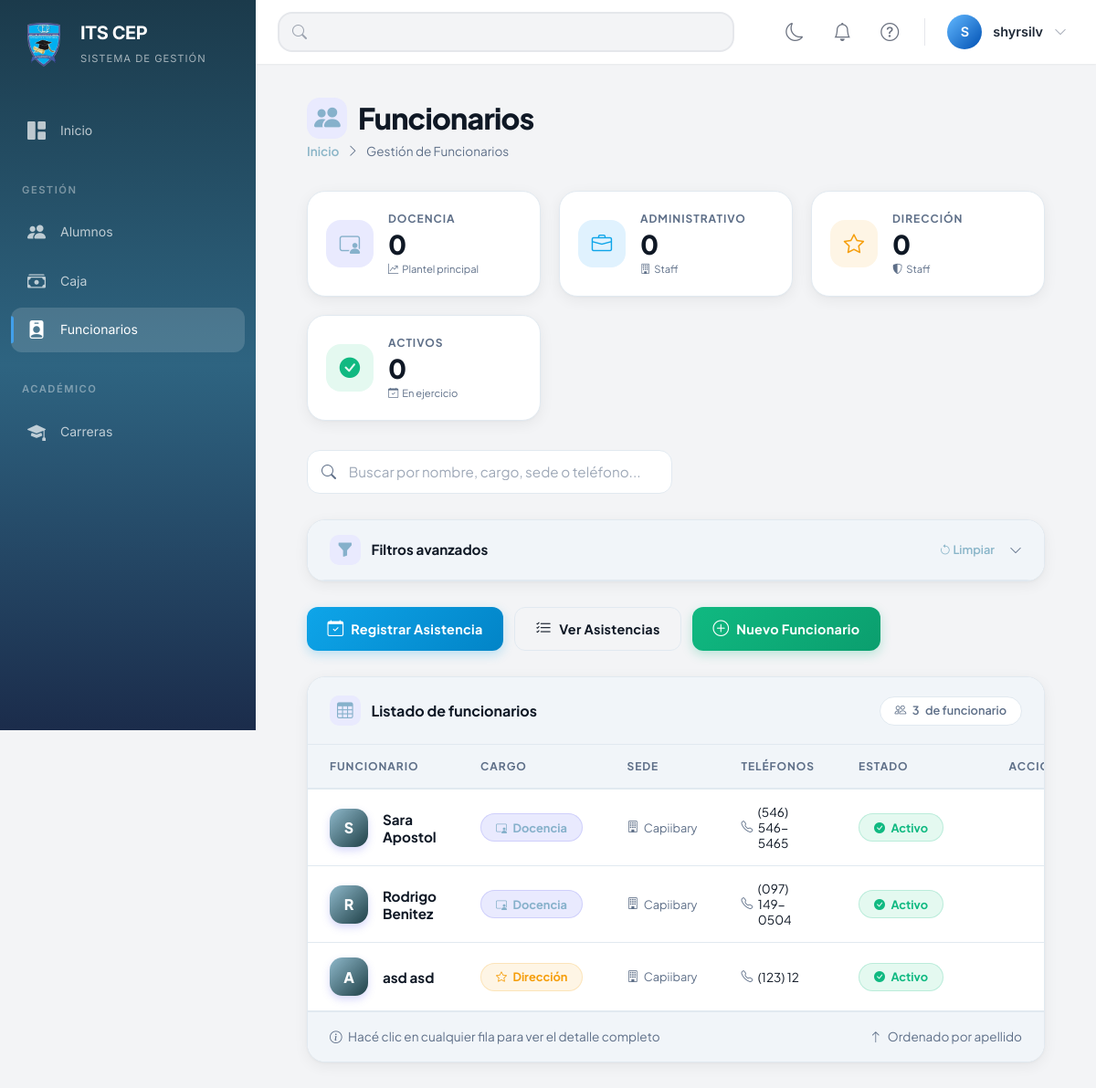
/funcionarios/ (signed in), run on the app's committed database.
### sysapp/models.py (models this page shows, shortened)
class Funcionario(models.Model):
    CARGO_CHOICES = [
        ('DOCENCIA', 'Docencia'),
        ('ADMINISTRATIVO', 'Administrativo'),
        ('DIRECCION', 'Dirección'),
        ('OTRO', 'Otro'),
    ]
    sede = models.ForeignKey(Sede, on_delete=models.CASCADE, related_name='funcionarios', verbose_name="Sede")
    nombre = models.CharField(max_length=100, verbose_name="Nombre")
    apellido = models.CharField(max_length=100, verbose_name="Apellido")
    cedula = models.CharField(max_length=20, unique=True, verbose_name="Cédula")
    cargo = models.CharField(max_length=20, choices=CARGO_CHOICES, verbose_name="Cargo")
    telefono_principal = models.CharField(max_length=20, verbose_name="Teléfono Principal")
    telefono_secundario = models.CharField(max_length=20, blank=True, verbose_name="Teléfono Secundario")
    fecha_ingreso = models.DateField(verbose_name="Fecha de Ingreso")
    activo = models.BooleanField(default=True, verbose_name="Activo")
    class Meta:
        verbose_name = "Funcionario"
        verbose_name_plural = "Funcionarios"
        ordering = ['apellido', 'nombre']
    @property
    def nombre_completo(self):
        return f"{self.nombre} {self.apellido}"

class Sede(models.Model):
    nombre = models.CharField(max_length=200, verbose_name="Nombre")
    direccion = models.TextField(verbose_name="Dirección")
    telefono = models.CharField(max_length=20, verbose_name="Teléfono")
    activa = models.BooleanField(default=True, verbose_name="Activa")
    fecha_creacion = models.DateTimeField(auto_now_add=True, verbose_name="Fecha de Creación")
    class Meta:
        verbose_name = "Sede"
        verbose_name_plural = "Sedes"
        ordering = ['nombre']

### sysapp/views.py (the view)
# urls.py: path('funcionarios/', views.lista_funcionarios, name='lista_funcionarios'),
@login_required
def lista_funcionarios(request):
    funcionarios = Funcionario.objects.filter(activo=True).select_related('sede')
    cargo   = request.GET.get('cargo')
    sede_id = request.GET.get('sede')
    if cargo:   funcionarios = funcionarios.filter(cargo=cargo)
    if sede_id: funcionarios = funcionarios.filter(sede_id=sede_id)
    return render(request, 'funcionarios/listaFuncionarios.html', {
        'funcionarios': funcionarios,
        'sedes':        Sede.objects.filter(activa=True),
        'cargos':       Funcionario.CARGO_CHOICES,
    })

### sysapp/templates/funcionarios/listaFuncionarios.html (shortened to what this page needs)
{% extends 'base.html' %}
{% block content %}
<div class="lf mt-5">
    <div class="lf-head">
        <div class="lf-head-left">
            <div class="lf-head-title">
                <i class="bi bi-people-fill"></i>
                Funcionarios
            </div>
            <div class="lf-head-breadcrumb">
                <a href="{% url 'dashboard' %}">Inicio</a>
                <i class="bi bi-chevron-right"></i>
                <span>Gestión de Funcionarios</span>
            </div>
        </div>
    </div>
    <div class="lf-stats-grid">
        <div class="lf-stat" onclick="applyFilter('cargo', 'DOCENCIA')">
            <div class="lf-stat-icon primary"><i class="bi bi-person-video3"></i></div>
            <div class="lf-stat-content">
                <div class="lf-stat-label">Docencia</div>
                <div class="lf-stat-value">{{ total_docencia|default:"0" }}</div>
                <div class="lf-stat-trend"><i class="bi bi-graph-up-arrow"></i> Plantel principal</div>
            </div>
        </div>
        <div class="lf-stat" onclick="applyFilter('cargo', 'ADMINISTRATIVO')">
            <div class="lf-stat-icon info"><i class="bi bi-briefcase"></i></div>
            <div class="lf-stat-content">
                <div class="lf-stat-label">Administrativo</div>
                <div class="lf-stat-value">{{ total_administrativo|default:"0" }}</div>
                <div class="lf-stat-trend"><i class="bi bi-building"></i> Staff</div>
            </div>
        </div>
        <div class="lf-stat" onclick="applyFilter('cargo', 'DIRECCION')">
            <div class="lf-stat-icon warning"><i class="bi bi-star"></i></div>
            <div class="lf-stat-content">
                <div class="lf-stat-label">Dirección</div>
                <div class="lf-stat-value">{{ total_direccion|default:"0" }}</div>
                <div class="lf-stat-trend"><i class="bi bi-shield-shaded"></i> Staff</div>
            </div>
        </div>
        <div class="lf-stat" onclick="applyFilter('activo', 'true')">
            <div class="lf-stat-icon success"><i class="bi bi-check-circle-fill"></i></div>
            <div class="lf-stat-content">
                <div class="lf-stat-label">Activos</div>
                <div class="lf-stat-value">{{ total_activos|default:"0" }}</div>
                <div class="lf-stat-trend"><i class="bi bi-calendar-check"></i> En ejercicio</div>
            </div>
        </div>
    </div>
    <div class="lf-search-container">
        <div class="lf-search">
            <i class="bi bi-search"></i>
            <input type="text" id="searchInput" placeholder="Buscar por nombre, cargo, sede o teléfono...">
        </div>
    </div>
    <div class="lf-filters-card" id="filtersCard">
        <div class="lf-filters-header" onclick="toggleFilters()">
            <div class="lf-filters-header-left">
                <i class="bi bi-funnel-fill"></i>
                <h3>Filtros avanzados</h3>
            </div>
            <div class="lf-filters-header-right">
                <a href="{% url 'lista_funcionarios' %}" class="lf-filters-clear" onclick="event.stopPropagation()">
                    <i class="bi bi-arrow-counterclockwise"></i> Limpiar
                </a>
                <i class="bi bi-chevron-up lf-filters-toggle"></i>
            </div>
        </div>
    </div>
    <div class="lf-actions">
        <a href="{% url 'registrar_asistencia' %}" class="lf-btn lf-btn-info">
            <i class="bi bi-calendar-check"></i> Registrar Asistencia
        </a>
        <a href="{% url 'lista_asistencias' %}" class="lf-btn lf-btn-outline">
            <i class="bi bi-list-check"></i> Ver Asistencias
        </a>
        <a href="{% url 'crear_funcionario' %}" class="lf-btn lf-btn-success">
            <i class="bi bi-plus-circle"></i> Nuevo Funcionario
        </a>
    </div>
    <div class="lf-table-container">
        <div class="lf-table-header">
            <div class="lf-table-title">
                <i class="bi bi-table"></i>
                <h2>Listado de funcionarios</h2>
            </div>
            <div class="lf-table-count">
                <i class="bi bi-people"></i>
                <span id="visibleCount">{{ funcionarios|length }}</span> de {{ total_funcionarios }} funcionario{{ total_funcionarios|pluralize }}
            </div>
        </div>
        <div class="table-responsive">
            <table class="lf-table">
                <thead>
                <tr>
                    <th>Funcionario</th>
                    <th>Cargo</th>
                    <th>Sede</th>
                    <th>Teléfonos</th>
                    <th>Estado</th>
                    <th style="text-align:center;">Acciones</th>
                </tr>
                </thead>
                <tbody id="funcionarioTableBody">
                {% for funcionario in funcionarios %}
                <tr onclick="window.location.href='{% url 'detalle_funcionario' funcionario.id %}'">
                    <td data-label="Funcionario">
                        <div class="lf-name-cell">
                            <div class="lf-avatar">{{ funcionario.nombre_completo|first|upper }}</div>
                            <div class="lf-name-info">
                                <div class="lf-name-primary">{{ funcionario.nombre_completo }}</div>
                            </div>
                        </div>
                    </td>
                    <td data-label="Cargo">
                        {% if funcionario.cargo == 'DOCENCIA' %}
                        <span class="lf-badge lf-badge-primary"><i class="bi bi-person-video3"></i> {{ funcionario.get_cargo_display }}</span>
                        {% elif funcionario.cargo == 'ADMINISTRATIVO' %}
                        <span class="lf-badge lf-badge-info"><i class="bi bi-briefcase"></i> {{ funcionario.get_cargo_display }}</span>
                        {% elif funcionario.cargo == 'DIRECCION' %}
                        <span class="lf-badge lf-badge-warning"><i class="bi bi-star"></i> {{ funcionario.get_cargo_display }}</span>
                        {% else %}
                        <span class="lf-badge lf-badge-secondary">{{ funcionario.get_cargo_display }}</span>
                        {% endif %}
                    </td>
                    <td data-label="Sede"><span class="lf-name-secondary"><i class="bi bi-building"></i> {{ funcionario.sede.nombre }}</span></td>
                    <td data-label="Teléfonos">
                        <div class="lf-phone">
                            <span class="lf-phone-item"><i class="bi bi-telephone"></i> {{ funcionario.telefono_principal }}</span>
                        </div>
                    </td>
                    <td data-label="Estado">
                        {% if funcionario.activo %}
                        <span class="lf-badge lf-badge-success"><i class="bi bi-check-circle-fill"></i> Activo</span>
                        {% else %}
                        <span class="lf-badge lf-badge-danger"><i class="bi bi-x-circle-fill"></i> Inactivo</span>
                        {% endif %}
                    </td>
                    <td data-label="Acciones" style="text-align:center;">
                    </td>
                </tr>
                {% endfor %}
                </tbody>
            </table>
        </div>
        {% if funcionarios %}
        <div class="lf-table-footer">
            <span><i class="bi bi-info-circle me-1"></i> Hacé clic en cualquier fila para ver el detalle completo</span>
            <span><i class="bi bi-arrow-up me-1"></i> Ordenado por apellido</span>
        </div>
        {% endif %}
    </div>
</div>
{% endblock %}

### sysapp/templates/base.html (shortened to what this page needs)
{% load static %}
<html lang="es">
<head>
    <link href="https://cdn.jsdelivr.net/npm/bootstrap@5.3.0/dist/css/bootstrap.min.css" rel="stylesheet">
    <link rel="stylesheet" href="https://cdn.jsdelivr.net/npm/bootstrap-icons@1.11.0/font/bootstrap-icons.css">
    <link rel="stylesheet" href="{% static 'css/base.css' %}">
    <link rel="stylesheet" href="{% static 'css/responsive_improvements.css' %}">
    <link rel="stylesheet" href="{% static 'css/print.css' %}" media="print">
</head>
<body>
<aside class="sidebar" id="sidebar" aria-label="Menú principal de navegación">
    <div class="sidebar-brand" role="banner">
        <div class="brand-logo" aria-hidden="true">
            <img src="{% static 'img/logo.png' %}" alt="Logo" style="width: 100%; height: 100%; object-fit: contain;">
        </div>
        <div class="brand-info">
            <h1 class="brand-name">ITS CEP</h1>
            <div class="brand-tagline">Sistema de Gestión</div>
        </div>
    </div>
    <nav class="sidebar-nav" aria-label="Menú lateral">
        <div class="nav-section">
            <div class="nav-item">
                <a href="{% url 'dashboard' %}"
                   class="nav-link {% if request.resolver_match.url_name == 'dashboard' %}active{% endif %}">
                    <i class="bi bi-grid-1x2-fill" aria-hidden="true"></i>
                    <span>Inicio</span>
                </a>
            </div>
        </div>
        <div class="nav-section">
            <div class="nav-section-title">Gestión</div>
            <div class="nav-item">
                <a href="{% url 'lista_alumnos' %}"
                   class="nav-link {% if 'alumno' in request.resolver_match.url_name %}active{% endif %}">
                    <i class="bi bi-people-fill" aria-hidden="true"></i>
                    <span>Alumnos</span>
                </a>
            </div>
            <div class="nav-item">
                <a href="{% url 'lista_caja' %}"
                   class="nav-link {% if 'caja' in request.resolver_match.url_name %}active{% endif %}">
                    <i class="bi bi-cash-stack" aria-hidden="true"></i>
                    <span>Caja</span>
                </a>
            </div>
            <div class="nav-item">
                <a href="{% url 'lista_funcionarios' %}"
                   class="nav-link {% if 'funcionario' in request.resolver_match.url_name or 'asistencia' in request.resolver_match.url_name %}active{% endif %}">
                    <i class="bi bi-person-badge-fill" aria-hidden="true"></i>
                    <span>Funcionarios</span>
                </a>
            </div>
        </div>
        <div class="nav-section">
            <div class="nav-section-title">Académico</div>
            <div class="nav-item">
                <a href="{% url 'lista_carreras' %}"
                   class="nav-link {% if 'carrera' in request.resolver_match.url_name or 'materia' in request.resolver_match.url_name %}active{% endif %}">
                    <i class="bi bi-mortarboard-fill" aria-hidden="true"></i>
                    <span>Carreras</span>
                </a>
            </div>
        </div>
    </nav>
</aside>
<main class="main-content" id="main-content" role="main">
    <header class="top-bar" role="banner">
        <div class="top-bar-left">
            <div class="search-box" id="globalSearchContainer">
                <i class="bi bi-search" aria-hidden="true"></i>
                <input type="text" id="globalSearch" aria-label="Buscar en el sistema">
            </div>
        </div>
        <div class="top-bar-right">
            <button class="top-bar-btn theme-toggle-btn" id="themeToggle" title="Cambiar tema" type="button">
                <i class="bi bi-moon"></i>
            </button>
            <div class="position-relative d-inline-block">
                <button class="top-bar-btn" id="notificationsToggle" title="Notificaciones" aria-label="Notificaciones" aria-expanded="false" type="button">
                    <i class="bi bi-bell"></i>
                </button>
            </div>
            <button class="top-bar-btn" id="helpToggle" title="Ayuda" aria-label="Ayuda" data-bs-toggle="modal" data-bs-target="#helpModal">
                <i class="bi bi-question-circle"></i>
            </button>
            <div class="user-dropdown dropdown">
                <button class="user-dropdown-toggle" id="userDropdownToggle" aria-expanded="false" type="button">
                    <div class="user-dropdown-avatar">
                        {{ user.username|first|upper }}
                    </div>
                    <div class="user-dropdown-info">
                        <div class="user-dropdown-name">{{ user.username }}</div>
                    </div>
                    <i class="bi bi-chevron-down" style="color: var(--gray-400);" aria-hidden="true"></i>
                </button>
            </div>
        </div>
    </header>
    <div class="content-wrapper animate-fadeIn">
        {% block content %}{% endblock %}
    </div>
</main>
</body>
</html>

### data on the page
Funcionario: nombre_completo|first "S", nombre_completo "Sara Apostol", cargo "Docencia", sede.nombre "Capiibary", telefono_principal "(546) 546-5465", activo True (drawn)
Funcionario: nombre_completo|first "R", nombre_completo "Rodrigo Benitez", cargo "Docencia", sede.nombre "Capiibary", telefono_principal "(097) 149-0504", activo True (drawn)
Funcionario: nombre_completo|first "A", nombre_completo "asd asd", cargo "Dirección", sede.nombre "Capiibary", telefono_principal "(123) 12", activo True (drawn)

### other printed values
{{ user.username|first|upper }} "S"
{{ user.username }} "shyrsilv"
{{ total_docencia|default:"0" }} "0"
{{ total_administrativo|default:"0" }} "0"
{{ total_direccion|default:"0" }} "0"
{{ total_activos|default:"0" }} "0"
{{ funcionarios|length }} "3"
